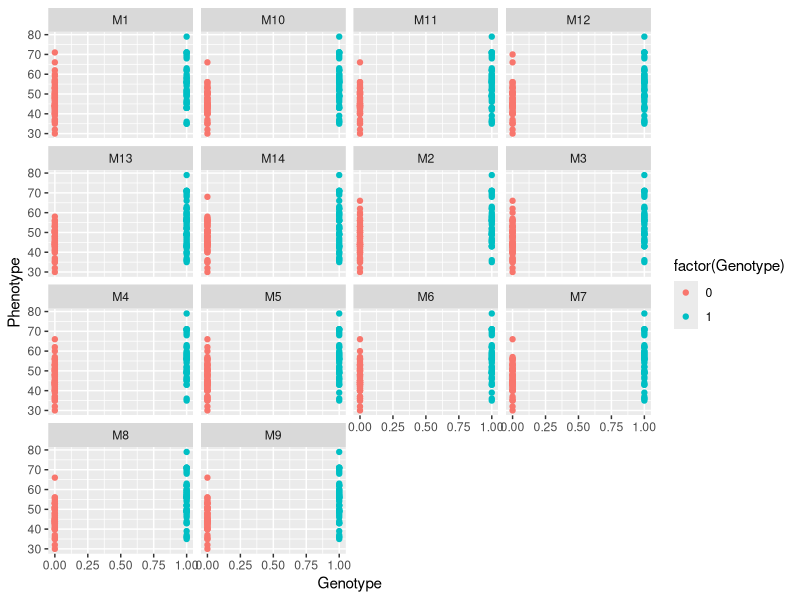

This figure's R source:
#################################################################
#             Graphic 1 Makefile - script mouse                 #
#                       November/2015                           #
#           Cristiane Taniguti and Letícia Lara                 #
#################################################################

library(ggplot2)
library(dplyr)
library(tidyr)

data1 <- read.csv("mouse.csv")

data2 <- data1 %>%
  select(IND, BW, starts_with('M')) %>%
  pivot_longer(starts_with('M'), names_to = "Markers", values_to = "Genotype") %>%
  rename(ID = "IND",
         Phenotype = "BW")

jpeg("Figures/graphic1.jpeg")

ggplot(data = data2) +
  geom_point (aes (y = Phenotype, x = Genotype, colour = factor(Genotype))) +
  facet_wrap(~Markers)

dev.off()


